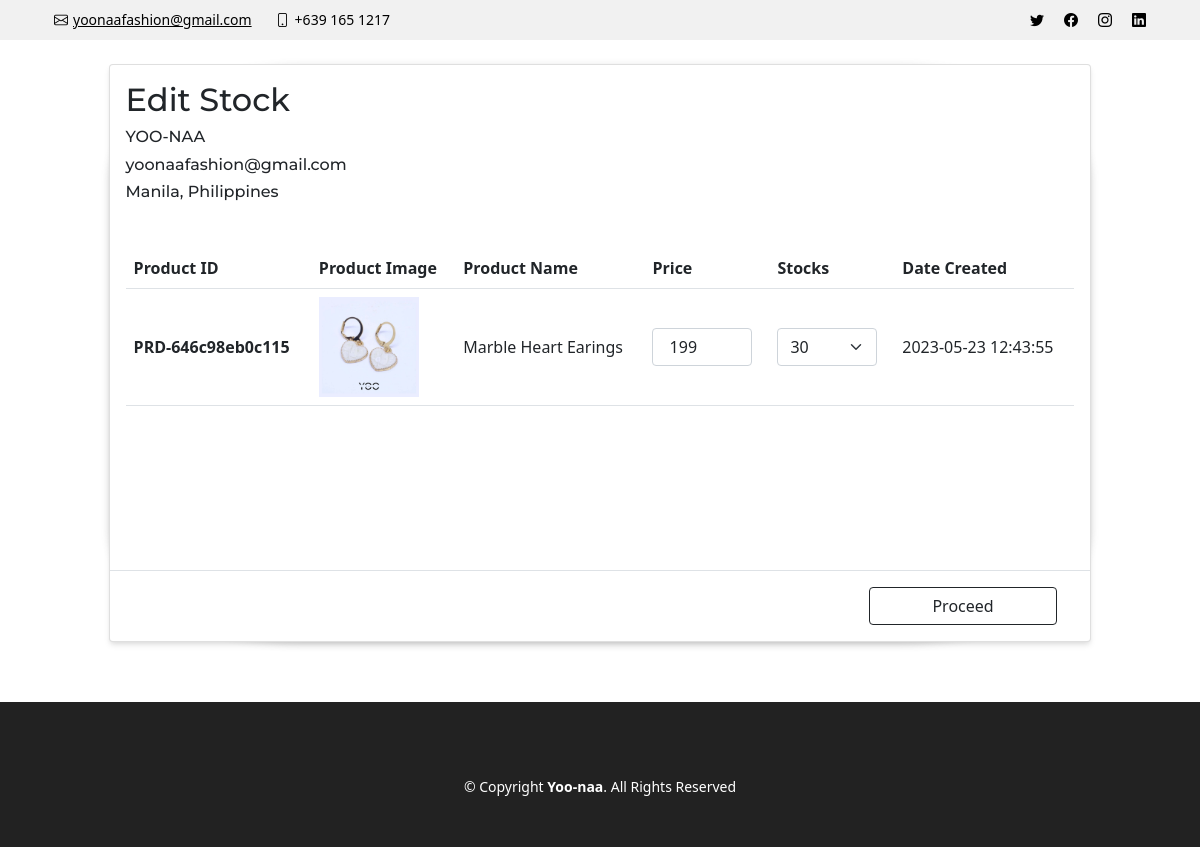
Page /admin/admin-view-stocks.php?updateid=1 on the committed database.
### tables this page shows
CREATE TABLE `product_stocks` (
  `id` int(11) NOT NULL,
  `product_id` varchar(100) NOT NULL,
  `product` varchar(100) NOT NULL,
  `imagedata` varchar(100) NOT NULL,
  `price` int(100) NOT NULL,
  `Stocks` int(50) NOT NULL,
  `date` datetime DEFAULT current_timestamp()
);

### admin/admin-view-stocks.php (the view, shortened to what this page needs)
<?php
$hostname = "localhost";
$username = "root";
$password = "";
$dbname = "yoo_naa";
$con = mysqli_connect($hostname, $username, $password, $dbname);
$id = $_GET['updateid'];
$sql = "SELECT * FROM product_stocks WHERE id=$id";
$result = mysqli_query($con, $sql);
$row = mysqli_fetch_assoc($result);
$product_id = $row['product_id'];
$Product = $row['product'];
$Price = $row['price'];
$Stocks = $row['Stocks'];
$date = $row['date'];
?>
<!DOCTYPE html>
<html lang="en">
<head>
  <link href="assets/vendor/bootstrap/css/bootstrap.min.css" rel="stylesheet">
  <link href="assets/vendor/bootstrap-icons/bootstrap-icons.css" rel="stylesheet">
  <link href="assets/vendor/aos/aos.css" rel="stylesheet">
  <link href="assets/vendor/glightbox/css/glightbox.min.css" rel="stylesheet">
  <link href="assets/vendor/swiper/swiper-bundle.min.css" rel="stylesheet">
  <link href="https://cdn.jsdelivr.net/npm/bootstrap@5.0.2/dist/css/bootstrap.min.css" rel="stylesheet">
  <link rel="stylesheet" href="https://cdnjs.cloudflare.com/ajax/libs/font-awesome/6.0.0/css/all.min.css">
  <link href="../assets/css/main.css" rel="stylesheet">
  <link href="https://cdn.jsdelivr.net/npm/bootstrap@5.0.2/dist/css/bootstrap.min.css" rel="stylesheet">
  <link rel="stylesheet" href="https://cdnjs.cloudflare.com/ajax/libs/OwlCarousel2/2.3.4/assets/owl.carousel.min.css" />
  <link rel="stylesheet" href="https://cdnjs.cloudflare.com/ajax/libs/OwlCarousel2/2.3.4/assets/owl.theme.default.min.css" />
</head>
<body>
  <section id="topbar" class="topbar d-flex align-items-center">
    <div class="container d-flex justify-content-center justify-content-md-between">
      <div class="contact-info d-flex align-items-center">
        <i class="bi bi-envelope d-flex align-items-center"><a href="mailto:contact@example.com">yoonaafashion@gmail.com</a></i>
        <i class="bi bi-phone d-flex align-items-center ms-4"><span>+639 165 1217</span></i>
      </div>
      <div class="social-links d-none d-md-flex align-items-center">
        <a href="#" class="twitter"><i class="bi bi-twitter"></i></a>
        <a href="#" class="facebook"><i class="bi bi-facebook"></i></a>
        <a href="#" class="instagram"><i class="bi bi-instagram"></i></a>
        <a href="#" class="linkedin"><i class="bi bi-linkedin"></i></i></a>
      </div>
    </div>
  </section>
  <div class="container">
    <div class="section" style="margin-left: 5%; border-radius:20%; width: 90%; box-shadow: rgba(99, 99, 99, 0.2) 0px 2px 8px 0px;">
      <div class="card" style="width: 100%;">
        <div class="card-body" style="margin-bottom: 100px;">
          <form action="" method="POST">
            <h2>Edit Stock</h2>
            <h6>YOO-NAA</h6>
            <h6>yoonaafashion@gmail.com</h6>
            <h6>Manila, Philippines</h6>
            <table class="table" style="width: 100%; margin:5% auto;">
              <t>
                <th> Product ID </th>
                <th> Product Image </th>
                <th> Product Name</th>
                <th> Price</th>
                <th> Stocks</th>
                <th> Date Created</th>
              </t>
              <tr class="centered-row">
                <th scope="row"><?php echo $product_id; ?></th>
                <td>
                  <div class="imagesrc" name="imagedata" style="height:100px; width:100px;">
                    <?php echo '  <img src="' . $row['imagedata']  . '"/>'; ?>
                  </div>
                </td>
                <td><?php echo $Product; ?></td>
                <td>
                  <div class="price">
                    <input type="text" name="price" class="form-control" value=" <?php echo $Price; ?>">
                  </div>
                </td>
                <td><select class="form-select" name="Stocks" aria-label="Default select example">
                    <option selected style="font-size: 0px;"> <?php echo $Stocks ?> </option>
                  </select></td>
                <td><?php echo $date; ?></td>
              </tr>
            </table>
        </div>
        <div class="modal-footer" style="padding-right: 3%;">
          <button class="btn btn-outline-dark" name="update" value="update" style="width: 20%;">Proceed</button>
        </div>
      </div>
    </div>
  </div>
  <footer id="footer" class="footer">
    <div class="container mt-4">
      <div class="copyright">
        &copy; Copyright <strong><span>Yoo-naa</span></strong>. All Rights Reserved
      </div>
    </div>
  </footer>
</body>
</html>

### assets/css/main.css (style rules this page uses)
:root { --font-default: "Open Sans", system-ui, -apple-system, "Segoe UI", Roboto, "Helvetica Neue", Arial, "Noto Sans", "Liberation Sans", sans-serif, "Apple Color Emoji", "Segoe UI Emoji", "Segoe UI Symbol", "Noto Color Emoji"; --font-primary: "Montserrat", sans-serif; --font-secondary: "Poppins", sans-serif; }
:root { --color-default: #222222; --color-primary: #008374; --color-secondary: #f85a40; --color-third: #000000; --color-fourth: #ff0000; --color-fifth: #f1ede8; --color-six: #e8ae97; --color-seven: #755b33; }
:root { scroll-behavior: smooth; }
body { font-family: var(--font-secondary); color: var(--color-default); }
a { color: var(--color-primary); text-decoration: none; }
h1, h2, h3, h4, h5, h6 { font-family: var(--font-primary); }
section { padding: 60px 0; overflow: hidden; }
.topbar { background: #f1f1f1; height: 40px; font-size: 14px; transition: all 0.5s; color: var(--color-third); padding: 0; }
.topbar .contact-info i { font-style: normal; color: var(--color-third); line-height: 0; }
.topbar .contact-info i a, .topbar .contact-info i span { padding-left: 5px; color: var(--color-third); }
.topbar .contact-info i a { line-height: 0; transition: 0.3s; }
.topbar .social-links a { color: var(--color-third); line-height: 0; transition: 0.3s; margin-left: 20px; }
section { scroll-margin-top: 70px; }
.card { background-color: rgb(251, 251, 251); border: none; border-radius: 15px; box-shadow: rgba(0, 0, 0, 0.1) 0px 4px 6px -1px, rgba(0, 0, 0, 0.06) 0px 2px 4px -1px; }
.footer { font-size: 14px; background-color: var(--color-default); padding: 50px 0; color: white; }
.footer .copyright { text-align: center; }

### admin/admin-view-stocks.php (style rules this page uses)
.imagesrc img { height: 100px; width: 100px; }
.centered-row { vertical-align: middle; }
.price { width: 100px; }
.form-select { width: 100px; }

### rows in the picture
product_stocks: product "PRD-646c98eb0c115", imagedata (picture), product "Marble Heart Earings", price "199", Stocks "30", date "2023-05-23 12:43:55"
